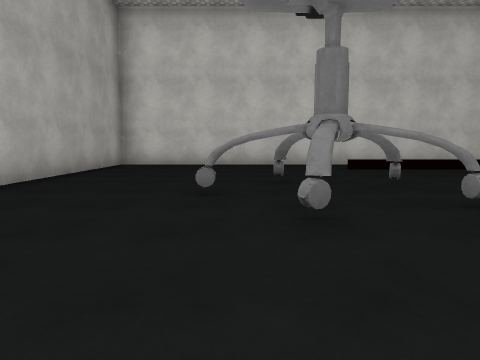
view 1 (above)

19 first-person views from a walk through a scene from a Unity 3-D project. The camera is 1.2 m above the floor, tilts 6° down and sees 70° across. The floor is counted in squares, 2 m on a side. Each view is taken from the middle of a square. On the plan, view 1 faces up. The plan holds only what a view shows up to about 10 squares ahead; the rest is blank. The place goes on beyond the plan. The player is left out. Some surface patterns are stand-ins.

view 2
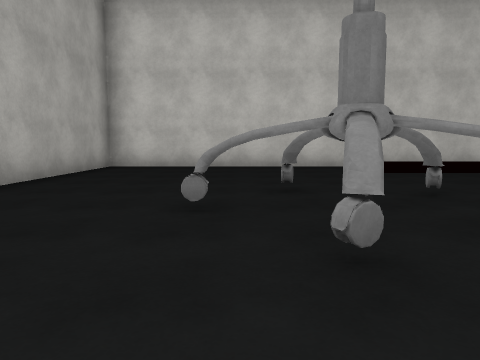

view 3
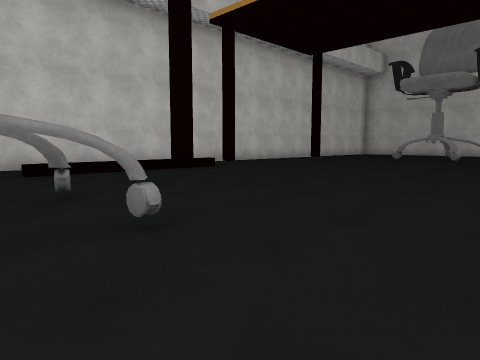

view 4
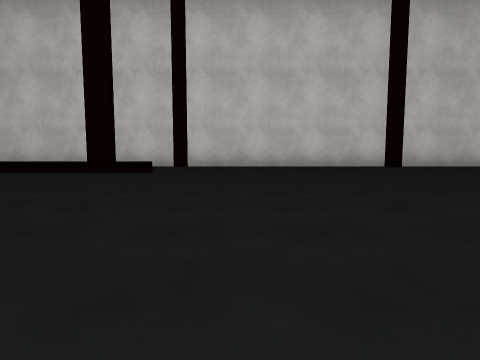

view 5
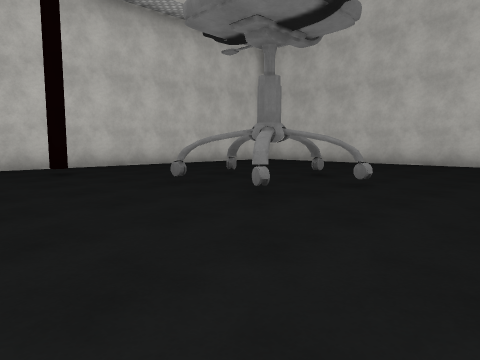

view 6
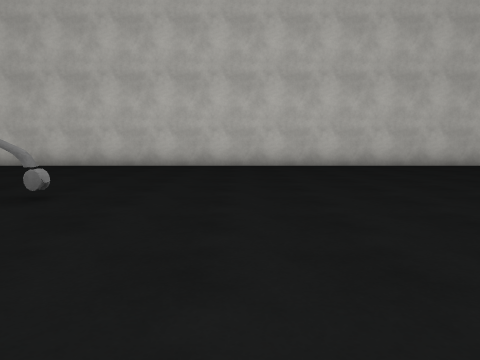

view 7
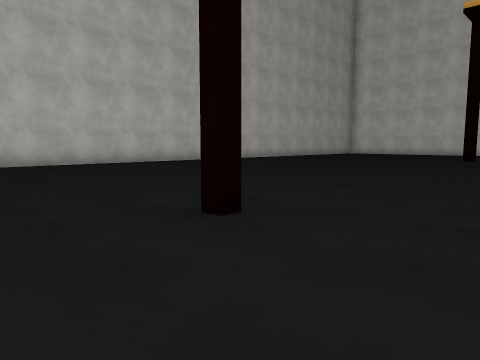

view 8
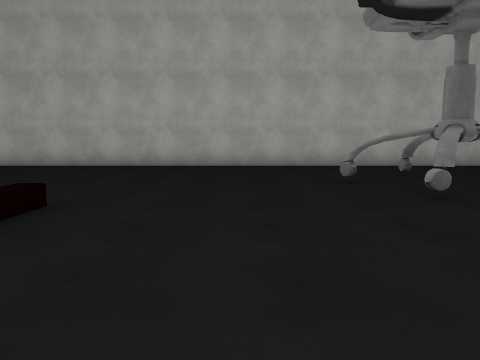

view 9
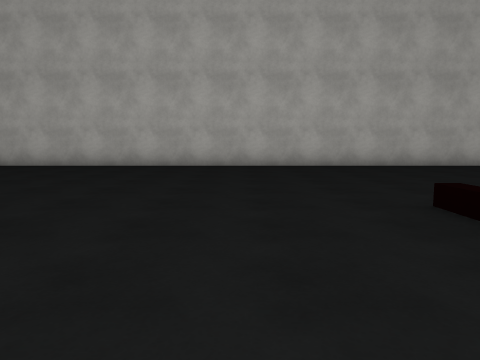

view 10
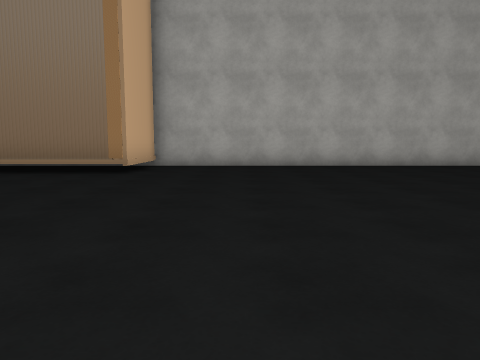

view 11
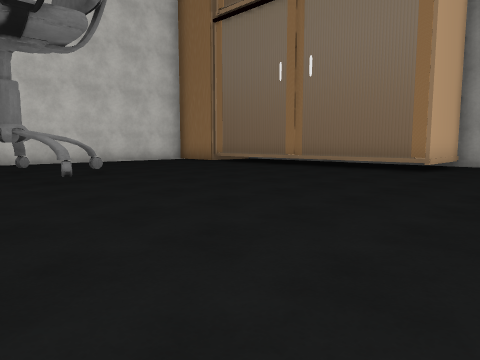

view 12
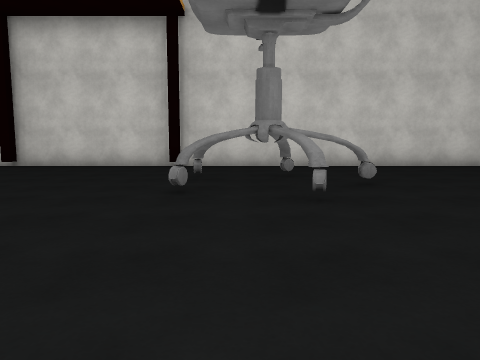

view 13
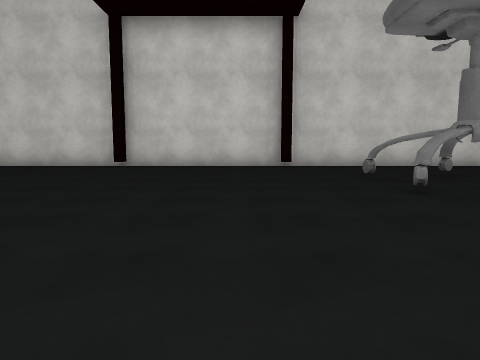

view 14
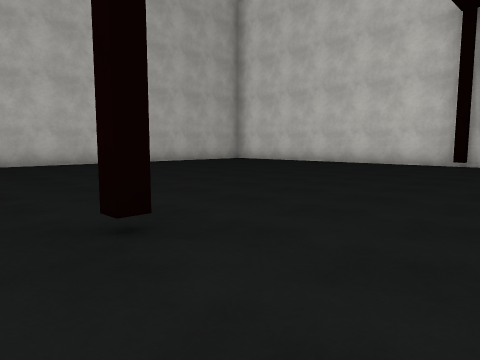

view 15
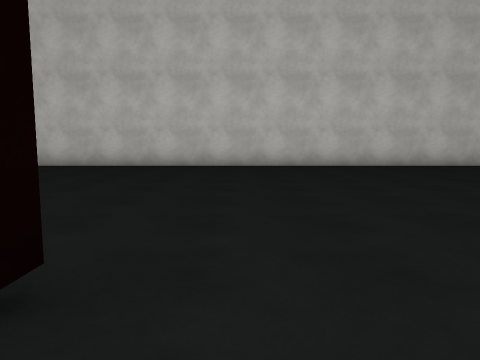

view 16
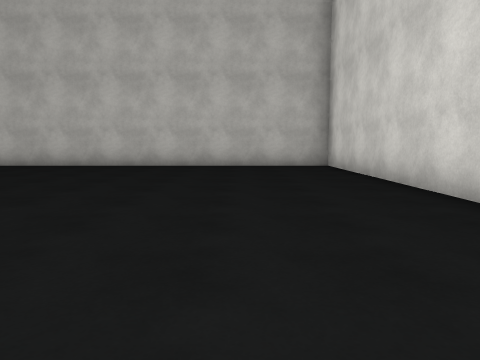

view 17
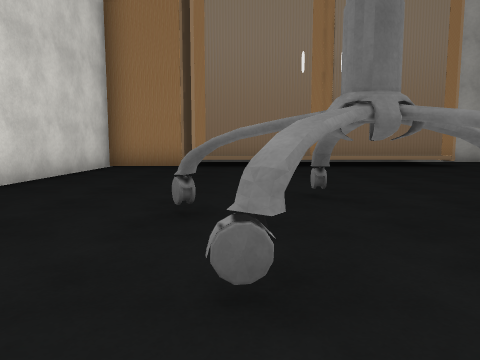

view 18
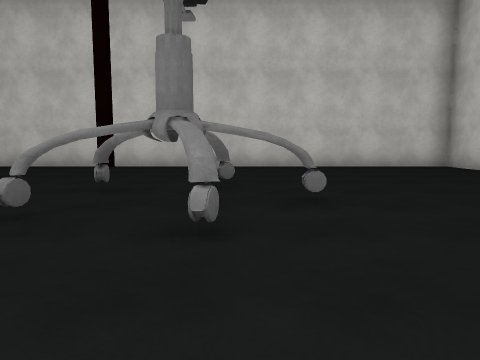

view 19
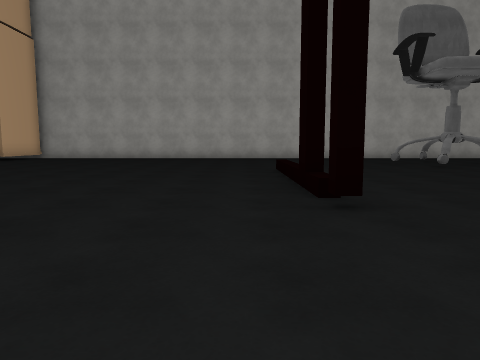

### Floor plan
Key: @ floor where view 1 was taken; # wall or solid block; . floor; / step, stairs or slope; = window, fence, low wall or low ledge; ^ raised ledge; T thing the floor can be seen under or through.
Columns run from 4 left of view 1 to 21 right of it. Each row starts with its distance up from view 1.
 11 ##########################
 10 #.......   ..............#
  9 #.......   ..............#
  8 #.........#.#...#........#
  7 #........................#
  6 #................=.#.....#
  5 #....TT...........##.....#
  4 #...TT............#......#
  3 #....T=............#.....#
  2 #........................#
  1 #........... ............#
  0 #...@....................#
 -1 #......///#/#...#........#
 -2 #........................#
 -3 #........................#
 -4 #............. ..........#
 -5 #...........   ..........#
 -6 #..........    ..........#
 -7 #.........     ..........#
 -8 #...........    .........#
 -9 #...........  ...........#
-10 #........... ...#........#
-11 ###^.....................#
-12    #.....................#
-13    #.....................#
-14    #.....T.#.............#
-15    #....TTT..............#
-16    #.....T.=.............#
-17    #.....................#
-18    #.....................#
-19    #.....................#
-20    #######################

Positions as (right, up) in squares from view 1, and headings:
1: (0, 0), facing up
2: (0, 1), facing up
3: (1, 1), facing up-right
4: (9, 1), facing up
5: (10, 1), facing up-right
6: (11, 1), facing right
7: (10, 1), facing down-right
8: (6, 1), facing left
9: (6, -3), facing left
10: (6, -8), facing left
11: (7, -8), facing down-left
12: (6, -10), facing down
13: (9, -10), facing down
14: (10, -9), facing down-right
15: (11, -11), facing right
16: (11, -17), facing right
17: (8, -16), facing left
18: (15, 1), facing up
19: (11, -2), facing left
